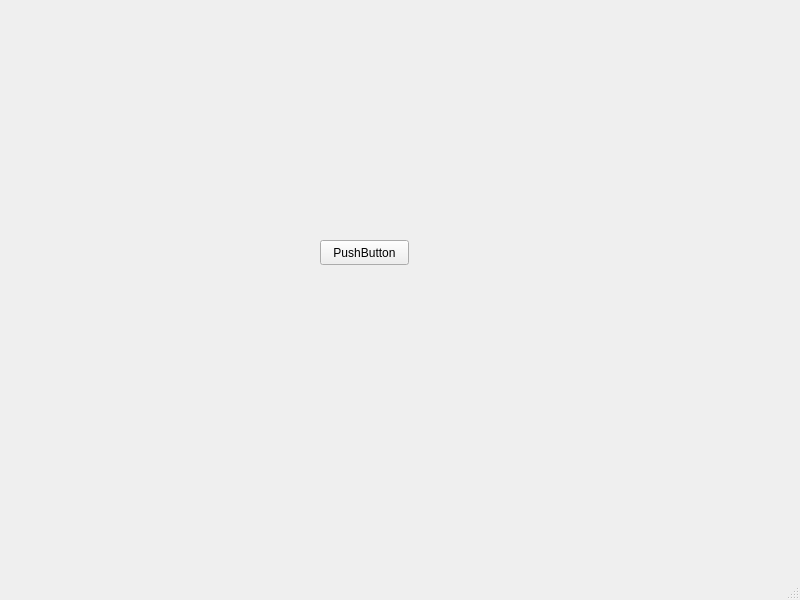
<?xml version="1.0" encoding="UTF-8"?>
<ui version="4.0">
 <class>MainWindow</class>
 <widget class="QMainWindow" name="MainWindow">
  <property name="geometry">
   <rect>
    <x>0</x>
    <y>0</y>
    <width>800</width>
    <height>600</height>
   </rect>
  </property>
  <property name="windowTitle">
   <string>MainWindow</string>
  </property>
  <widget class="QWidget" name="centralwidget">
   <widget class="QPushButton" name="pushButton">
    <property name="geometry">
     <rect>
      <x>320</x>
      <y>240</y>
      <width>89</width>
      <height>25</height>
     </rect>
    </property>
    <property name="text">
     <string>PushButton</string>
    </property>
   </widget>
  </widget>
  <widget class="QMenuBar" name="menubar">
   <property name="geometry">
    <rect>
     <x>0</x>
     <y>0</y>
     <width>800</width>
     <height>22</height>
    </rect>
   </property>
  </widget>
  <widget class="QStatusBar" name="statusbar"/>
 </widget>
 <resources/>
 <connections/>
</ui>
